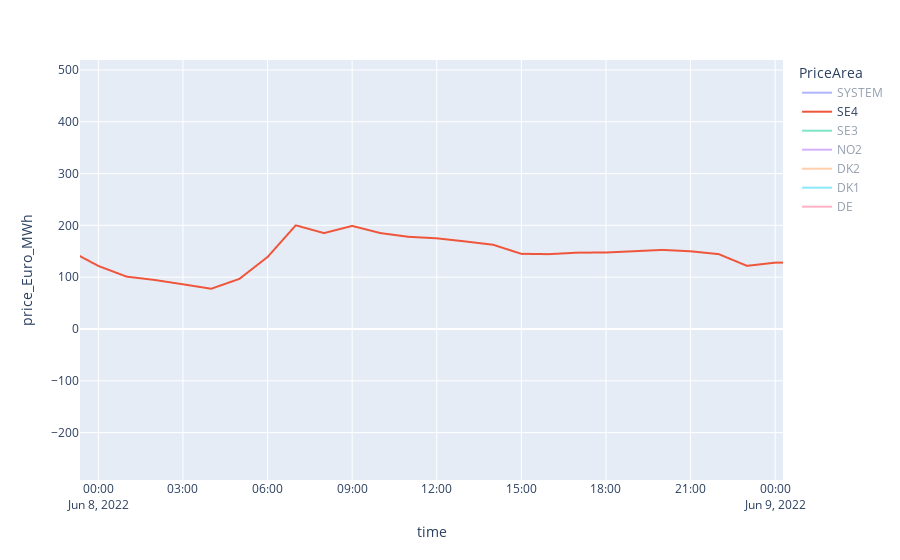

Write notebook code for a chart like this one.
### Code cell
# Plotting summer data
px.line(data_summer,x='time',y='price_Euro_MWh',color='PriceArea')

### Figure 1 — Plotly figure (JSON) as saved in the notebook; plotly's stock layout.template omitted (floating-point values rounded to 4 significant figures; data arrays with more than 128 entries replaced by an {"elided": "..."} marker saying what was removed)
{"data": [{"hovertemplate": "PriceArea=SYSTEM<br>time=%{x}<br>price_Euro_MWh=%{y}<extra></extra>", "legendgroup": "SYSTEM", "line": {"color": "#636efa", "dash": "solid"}, "marker": {"symbol": "circle"}, "mode": "lines", "name": "SYSTEM", "showlegend": true, "type": "scattergl", "visible": "legendonly", "x": {"elided": "574 str values"}, "xaxis": "x", "y": {"elided": "574 float values"}, "yaxis": "y"}, {"hovertemplate": "PriceArea=SE4<br>time=%{x}<br>price_Euro_MWh=%{y}<extra></extra>", "legendgroup": "SE4", "line": {"color": "#EF553B", "dash": "solid"}, "marker": {"symbol": "circle"}, "mode": "lines", "name": "SE4", "showlegend": true, "type": "scattergl", "x": {"elided": "574 str values"}, "xaxis": "x", "y": {"elided": "574 float values"}, "yaxis": "y"}, {"hovertemplate": "PriceArea=SE3<br>time=%{x}<br>price_Euro_MWh=%{y}<extra></extra>", "legendgroup": "SE3", "line": {"color": "#00cc96", "dash": "solid"}, "marker": {"symbol": "circle"}, "mode": "lines", "name": "SE3", "showlegend": true, "type": "scattergl", "visible": "legendonly", "x": {"elided": "574 str values"}, "xaxis": "x", "y": {"elided": "574 float values"}, "yaxis": "y"}, {"hovertemplate": "PriceArea=NO2<br>time=%{x}<br>price_Euro_MWh=%{y}<extra></extra>", "legendgroup": "NO2", "line": {"color": "#ab63fa", "dash": "solid"}, "marker": {"symbol": "circle"}, "mode": "lines", "name": "NO2", "showlegend": true, "type": "scattergl", "visible": "legendonly", "x": {"elided": "574 str values"}, "xaxis": "x", "y": {"elided": "574 float values"}, "yaxis": "y"}, {"hovertemplate": "PriceArea=DK2<br>time=%{x}<br>price_Euro_MWh=%{y}<extra></extra>", "legendgroup": "DK2", "line": {"color": "#FFA15A", "dash": "solid"}, "marker": {"symbol": "circle"}, "mode": "lines", "name": "DK2", "showlegend": true, "type": "scattergl", "visible": "legendonly", "x": {"elided": "574 str values"}, "xaxis": "x", "y": {"elided": "574 float values"}, "yaxis": "y"}, {"hovertemplate": "PriceArea=DK1<br>time=%{x}<br>price_Euro_MWh=%{y}<extra></extra>", "legendgroup": "DK1", "line": {"color": "#19d3f3", "dash": "solid"}, "marker": {"symbol": "circle"}, "mode": "lines", "name": "DK1", "showlegend": true, "type": "scattergl", "visible": "legendonly", "x": {"elided": "574 str values"}, "xaxis": "x", "y": {"elided": "574 float values"}, "yaxis": "y"}, {"hovertemplate": "PriceArea=DE<br>time=%{x}<br>price_Euro_MWh=%{y}<extra></extra>", "legendgroup": "DE", "line": {"color": "#FF6692", "dash": "solid"}, "marker": {"symbol": "circle"}, "mode": "lines", "name": "DE", "showlegend": true, "type": "scattergl", "visible": "legendonly", "x": {"elided": "526 str values"}, "xaxis": "x", "y": {"elided": "526 float values"}, "yaxis": "y"}], "layout": {"autosize": true, "dragmode": "zoom", "legend": {"title": {"text": "PriceArea"}, "tracegroupgap": 0}, "margin": {"t": 60}, "xaxis": {"anchor": "y", "autorange": false, "domain": [0, 1], "range": ["2022-06-07 23:20:52.9852", "2022-06-09 00:16:41.3997"], "showspikes": false, "title": {"text": "time"}, "type": "date"}, "yaxis": {"anchor": "x", "autorange": false, "domain": [0, 1], "range": [-291.5, 519.1], "showspikes": false, "title": {"text": "price_Euro_MWh"}, "type": "linear"}}}
